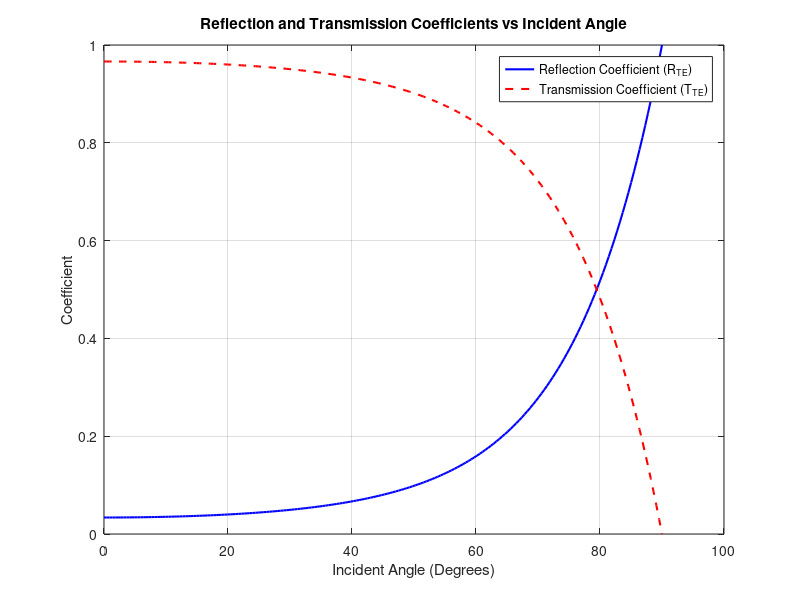

The MATLAB source for this figure:
% Welcome to the Exciting MATLAB World!
% 🌟 Practice Session: HW-12 🚀
% 🧠 Your Brain Gym: Tackling MATLAB with Seyed Mohammad Sajadi's Magic
% 🎯 Student Number: 402448040
% Ready, set, code! 💻✨

close all;
clear all;
clc;

theta_i = linspace(0, 90, 200) * (pi / 180); 
n1 = 1.00;
n2 = 1.45;

cos_theta_t = sqrt(1 - (n1 / n2)^2 .* sin(theta_i).^2);

r_TE = (n1 .* cos(theta_i) - n2 .* cos_theta_t) ./ (n1 .* cos(theta_i) + n2 .* cos_theta_t);
R_TE = r_TE.^2;

t_TE = (2 * n1 * cos(theta_i)) ./ (n1 .* cos(theta_i) + n2 .* cos_theta_t);
T_TE = (4 * n2 * n1 * cos_theta_t .* cos(theta_i)) ./ (n1 .* cos(theta_i) + n2 .* cos_theta_t).^2;

figure;
plot(theta_i * (180 / pi), R_TE, 'b-', 'LineWidth', 1.5); 
hold on;
plot(theta_i * (180 / pi), T_TE, 'r--', 'LineWidth', 1.5); 
hold off;

xlabel('Incident Angle (Degrees)');
ylabel('Coefficient');
title('Reflection and Transmission Coefficients vs Incident Angle');
legend('Reflection Coefficient (R_{TE})', 'Transmission Coefficient (T_{TE})');
grid on;
